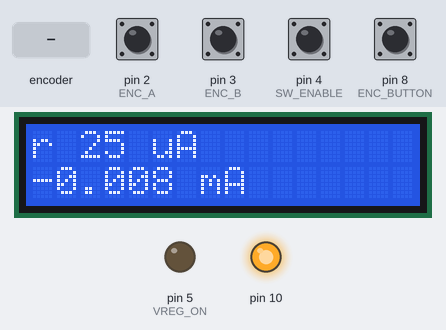
A sketch run on a simulated Arduino Nano, built with avr-gcc and run on an emulated ATmega328P. On the bench: 16×2 character LCD, output pins drawn as LEDs (lit = HIGH). Inputs (shaded band) come from the test bench; at power-on: pin 2 (ENC_A), pin 3 (ENC_B), pin 8 (ENC_BUTTON) HIGH, pin 4 (SW_ENABLE) LOW. EEPROM starts erased; pins used as bus, display or sensor lines are not drawn.

Above: at 1.2 s.
1.3 s: pin 4 (SW_ENABLE) pulled HIGH for 0.15 s
At 2.6 s:
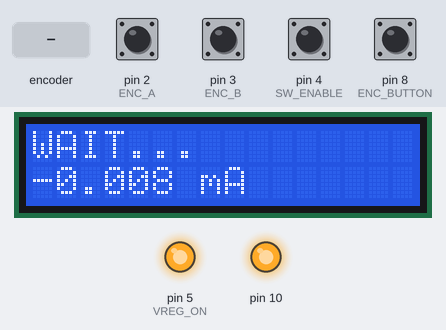
4.4 s: pin 8 (ENC_BUTTON) pulled LOW for 3.2 s
At 8.7 s:
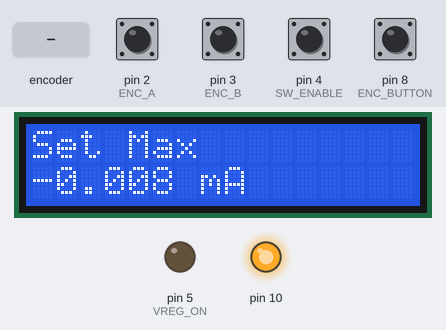
9.1 s: rotary encoder on pin 2 (ENC_A) / pin 3 (ENC_B) turned 3 steps (first pin leading)
At 9.9 s:
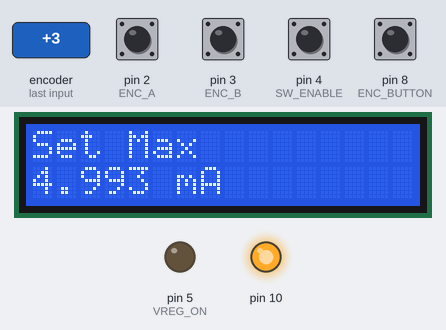
11.2 s: pin 4 (SW_ENABLE) pulled HIGH for 1 s
At 12.0 s:
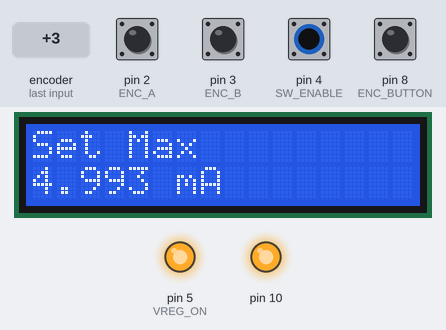
13.7 s: rotary encoder on pin 2 (ENC_A) / pin 3 (ENC_B) turned 1 step (first pin leading)
At 16.7 s:
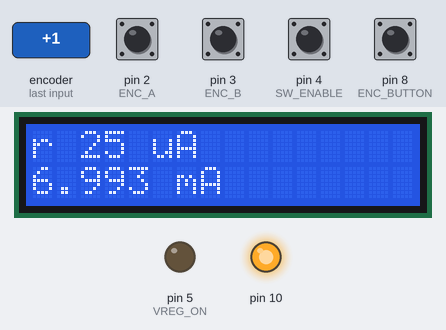
16.9 s: pin 8 (ENC_BUTTON) pulsed LOW 5 times (0.12 s each, 0.3 s apart)
At 17.77 s:
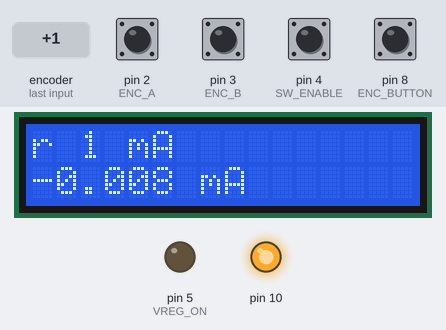
Timing chart, 0 to 19.9 s (numbered marks = the images above; inputs shaded):
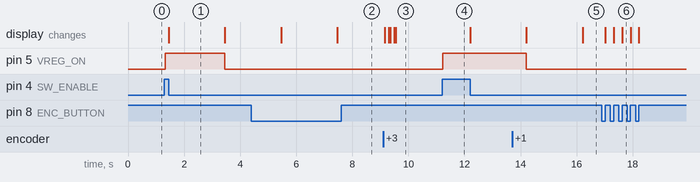

The sketch:

CurrentController.ino
```cpp
// Current Controller Software v1.1
// For hardware v1.0


#include <SPI.h>
#include <EEPROM.h>
#include <LiquidCrystal.h>


// "serial number" for the current controller you're programming.
// This is mostly for calibration of individual hardware...
// There is a configureCalibration() function which initializes
// relevant variables.

#define CONTROLLER_ID 10


#if CONTROLLER_ID == 0
	#define transferSlope 426.562
	#define transferOffset 153.620
#elif CONTROLLER_ID == 1
	#define transferSlope 427.024
	#define transferOffset 153.468
#elif CONTROLLER_ID == 2
	#define transferSlope 426.311
	#define transferOffset 153.734
#elif CONTROLLER_ID == 3
	#define transferSlope 427.674
	#define transferOffset 153.248
#elif CONTROLLER_ID == 4
	#define transferSlope 426.559
	#define transferOffset 153.646
#elif CONTROLLER_ID == 5
	#define transferSlope 426.098
	#define transferOffset 153.818
#elif CONTROLLER_ID == 6
	#define transferSlope 426.963
	#define transferOffset 153.504
#elif CONTROLLER_ID == 7
	#define transferSlope 426.846
	#define transferOffset 153.537
#elif CONTROLLER_ID == 8
	#define transferSlope 427.594
	#define transferOffset 153.270
#elif CONTROLLER_ID == 9
	#define transferSlope 426.311
	#define transferOffset 153.734
#elif CONTROLLER_ID == 10
	#define transferSlope 422.904
	#define transferOffset 154.956
#else
	// just in case... some sensible values.
	#define transferSlope 426.311
	#define transferOffset 153.734
#endif


/***********************************
CurrentController
************************************/
#define SW_ENABLE 4  // frontpanel switch
#define VREG_ON 5    // vreg enable pin
#define CS 9         // chip select pin

// Analog input channels...
#define MON_12V A4
#define MON_M12V A5
#define MON_VREG A6
#define MON_CURR A7

unsigned int dacVal; // global variable keeping track of dac value.
                     // Future feature... store in EEPROM at powerdown?

// Calibrated dacVal -> current in mA
//float transferSlope;
//float transferOffset;
//#define transferSlope

// dac Min and Max, will load actual values from eeprom during setup.
long dacMin = 0;
long dacMax = 65535;

// two bytes for EEPROM current limit address. MSB-formatted.
#define EEPROM_LIM_LOW 0
#define EEPROM_LIM_HI 1

// two bytes for EEPROM dac value. MSB-formatted.
#define EEPROM_CURR_LOW 2
#define EEPROM_CURR_HI 3

// keeps track of whether or not dac is switched off.
bool dacOff = 1;
/***********************************
Encoder
************************************/
#define ENC_A 2
#define ENC_B 3
#define ENC_BUTTON 8

// global variables for encoder
volatile bool encPrevState = 0;
volatile long encPos = 0;
long encPosLast = -999;

#define debounce 20  // debounce time
#define holdTime 2000 // hold time in ms

int encButton = LOW;  // encoder button value
int encButtonLast = LOW;  // previous button value
long encButtonDnTime;
long encButtonUpTime;
bool encWasHold;
bool limitMenu = 0;  // keeps track of if you're setting the limit or the actual current.
long savedEncPos;
long eepromEncPos;

int dacStepSize; // step size for current adjustment. will be initialized in setupConfiguration().


// Step sizes for current adjustment:
// Can toggle through these with the encoder pushbutton.

// If you add more step sizes, make sure to adjust ENCODER_TOTAL_STEPS!
// You also always get the "LSB" for free.
// ENCODER_TOTAL_STEPS should count the LSB size, too.
#define ENCODER_TOTAL_STEPS 5

// the first element of currentStepValues will actually be the LSB of the DAC.
float currentStepValues[ENCODER_TOTAL_STEPS] = {1.0, 0.010, 0.025, 0.100, 1.000}; // these should be in uA.

char* stepValues[ENCODER_TOTAL_STEPS] = {"LSB", "10 uA", "25 uA", "100 uA", "1 mA"};

int stepArray[ENCODER_TOTAL_STEPS]; // this will be initialized in the setupCalibration function,
                                    // to make sure it uses the right transfer function.

int stepIndex = 1;  // keeps track of which dacStepSize resolution you're at.
                    // defaults to smallest step value above LSB.


// interrupt routine for encoder
void encoder_interrupt(){
  bool currentState, dir;

  currentState = digitalRead(ENC_A);
  dir = digitalRead(ENC_B);


  if (dir == LOW){
    if(currentState == LOW && encPrevState == HIGH){
     encPos += dacStepSize;
    }
    else if (currentState == HIGH && encPrevState == LOW){
      encPos -= dacStepSize;
    }
  } else{
        if(currentState == LOW && encPrevState == HIGH){
     encPos -= dacStepSize;
    }
    else if (currentState == HIGH && encPrevState == LOW){
      encPos += dacStepSize;
    }
  }

  encPrevState = currentState;

  // make sure not out of bounds
  if ((encPos < dacMin) && !limitMenu){
     encPos = dacMin;
  } else if (encPos > dacMax){
    encPos = dacMax;
  } else if(encPos < 0){
    encPos = 0;
  }
}


/***********************************
LCD
************************************/
#define LCD_DATA4 14  // PC0
#define LCD_DATA5 15  // PC1
#define LCD_DATA6 16  // PC2
#define LCD_DATA7 17  // PC3

#define LCD_RS 7
#define LCD_EN 6

LiquidCrystal lcd(LCD_RS, LCD_EN, LCD_DATA4, LCD_DATA5, LCD_DATA6, LCD_DATA7);

// generic LCD print function.
void writeLCD(int line, char * buffer){
  lcd.setCursor(0,line);
  lcd.print(buffer);
  lcd.print("        ");
}

// prints dacStepSize resolution to LCD
void writeStepLCD(){
  lcd.setCursor(0, 0);
  lcd.print("r ");
  lcd.print(stepValues[stepIndex]);
  lcd.print("        ");
}

// prints current to LCD
void writeCurrentLCD(float val){
  lcd.setCursor(0,1);
  lcd.print(val, 3);
  lcd.print(" mA        ");
}


/***********************************
Misc Functions
************************************/

void writeDac(unsigned int val){

 digitalWrite(CS, LOW);
 SPI.transfer(lowByte(val >> 8));
 SPI.transfer(lowByte(val));
 digitalWrite(CS, HIGH);

 dacVal = val;

}

// Calculates dacVal -> current in mA, for display
float toCurrent(unsigned int dacWord){
        //transferSlope = 427.024;
   //   transferOffset = 153.468;
  return(transferOffset - dacWord/transferSlope);

}

// current in uA. must be integer.
unsigned int uAtoDacVal(float current){
  unsigned int tmpDacVal;
  tmpDacVal = (current*transferSlope + 0.5); // add 0.5 to round float, rather than truncate.
  return(tmpDacVal);
}


void encPressEvent(){

  // if you're in the limit menu, set dac limit and exit out to normal function.
  if(limitMenu){
    dacMin = encPos;	// set dac limit (dacMin = current max)

	EEPROM.write(EEPROM_LIM_LOW, lowByte(dacMin));
    EEPROM.write(EEPROM_LIM_HI, lowByte(dacMin >> 8));
    limitMenu = 0;

	dacStepSize = stepArray[stepIndex];
    writeStepLCD();

    // reset encoder & display to saved value before current limit menu
    encPos = savedEncPos;
    encPosLast = savedEncPos;
    float curr = toCurrent(savedEncPos);
    writeCurrentLCD(curr);

  }else{
   stepIndex++;
   if (stepIndex >= ENCODER_TOTAL_STEPS) stepIndex = 0;
   dacStepSize = stepArray[stepIndex];
   writeStepLCD();

  }
}


void encHoldEvent(){
  // temporarily set stepsize to 1 mA (largest value...)
  savedEncPos = encPos;
  encPos = dacMin;
  encPosLast = dacMin;
  dacStepSize = stepArray[ENCODER_TOTAL_STEPS - 1];	// largest step size...
  limitMenu = 1;
  writeLCD(0, "Set Max");

  // write old max value to display
  float curr = toCurrent(dacMin);
  writeCurrentLCD(curr);
}


/***********************************
Main program
************************************/

void setup(){
  // optional serial COM...
  //Serial.begin(9600);

  pinMode(CS, OUTPUT);
  pinMode(VREG_ON, OUTPUT);
  pinMode(SW_ENABLE, INPUT);
  pinMode(ENC_BUTTON, INPUT);

  // start with VREG turned off.
  digitalWrite(VREG_ON, LOW);
  digitalWrite(CS, HIGH);


    // read current setpoint from memory
    byte dacMinLowByte;
    byte dacMinHiByte;

    dacMinLowByte = EEPROM.read(EEPROM_LIM_LOW);
    dacMinHiByte = EEPROM.read(EEPROM_LIM_HI);
    dacMin += (long)dacMinLowByte;
    dacMin += (((long)dacMinHiByte) << 8);

   // lcd.print(dacMin);
  //  delay(2000);


    // initialize stepArray, then set dacStepSize accordingly.
    stepArray[0] = 1;	// LSB step size

    unsigned int convertedStepSize;
    for (int i = 1; i < ENCODER_TOTAL_STEPS; i++){
	    convertedStepSize = uAtoDacVal(currentStepValues[i]);
	    stepArray[i] =  convertedStepSize;
    }

    dacStepSize = stepArray[stepIndex];

	byte encPosLowByte;
	byte encPosHiByte;
	long eepromEncPos;
    encPosLowByte = EEPROM.read(EEPROM_CURR_LOW);
    encPosHiByte = EEPROM.read(EEPROM_CURR_HI);
    eepromEncPos += (long)encPosLowByte;
    eepromEncPos += (((long)encPosHiByte) << 8);
	encPos = eepromEncPos;
	//encPosLast = encPos;

  // attach interrupt routine for encoder
  attachInterrupt(0, encoder_interrupt, CHANGE);


  // set up SPI interface for communicating with DAC
  SPI.begin();
  SPI.setBitOrder(MSBFIRST);
  SPI.setClockDivider(SPI_CLOCK_DIV128);

  // read EEPROM to set dac minimum value (== current maximum)
 // dacMin = 0;

  //encPos = dacMax;    // reset encoder position...
  writeDac(dacMax);  // set dac to zero.


  // start LCD
  lcd.begin(16,2);
  writeLCD(0, stepValues[stepIndex]);

}


void loop(){

    /**********************
    Turns current on/off
    **********************/
    // Checks if switch is on.
    int tmpEn = digitalRead(SW_ENABLE);


    // if the switch is on but the dac was previously off...
    if(tmpEn == HIGH && dacOff){
      writeDac(encPos);
      delay(20);
      digitalWrite(VREG_ON, HIGH);
      dacOff = 0;
    }

    // if the switch is off but the DAC is still on...
    if (tmpEn == LOW && !dacOff){
      writeDac(dacMax);  // set dac to zero

      writeLCD(0, "WAIT...");
      delay(2000);
      digitalWrite(VREG_ON, LOW);
      dacOff = 1;

	  // persist value to EEPROM, if different from before...
	  if (encPos != eepromEncPos){
		EEPROM.write(EEPROM_CURR_LOW, lowByte(encPos));
		EEPROM.write(EEPROM_CURR_HI, lowByte(encPos >> 8));
		eepromEncPos = encPos;
	  }

      writeLCD(0,"OFF");
      delay(2000);
      writeStepLCD();

    }


    /**********************
    Checks for button press or hold

    our variables:

    #define debounce 20  // debounce time
    #define holdTime 2000 // hold time in ms

    int encButton = 0;  // encoder button value
    int encButtonLast = 0;  // previous button value
    long encButtonDnTime;
    long encButtonUpTime;
    bool encWasHold;

    **********************/

    encButton = digitalRead(ENC_BUTTON);  // logical polarity is reversed for this button...

    // tests for button pressed, and store the timestamp for the press event.
    if(encButton == LOW && encButtonLast == HIGH && (millis() - encButtonUpTime) > long(debounce)){
      encButtonDnTime = millis();
    }

     // tests for button released, and stores the timestamp for the release event
    if(encButton == HIGH && encButtonLast == LOW && (millis() - encButtonDnTime) > long(debounce)){
      if(encWasHold == false){
        encPressEvent();
      }else {
        // if it was a hold event, we didn't triger encPressEvent(). But, now we reset
        // the state so the next button press will have to check for a hold.
        encWasHold = false;
      }
      encButtonUpTime = millis();
    }

    // test for button hold.
    // if the button is held, trigger encHoldEvent(), and make sure not to trigger encPressEvent
    // when button released (ie, set encWasHold = true).
    if (encButton == LOW && (millis() - encButtonDnTime) > long(holdTime)){
      encHoldEvent();
      encWasHold = true;
      encButtonDnTime = millis();
    }

    encButtonLast = encButton;

    if (encPos != encPosLast){
		encPosLast = encPos;
		float curr = toCurrent(encPos);
		writeCurrentLCD(curr);


		// if the sucker is actually on, and you're not updating the current limit, update the DAC.
		if (tmpEn == HIGH && !limitMenu)  {
			writeDac(encPos);
			dacOff = 0;
		}
	}
}
```

Measured:
- after the input at 1.3 s, pin 5 (VREG_ON): LOW → HIGH at once, → LOW 2.1 s later; the display: changes after 0.15 s (image 1)
- after the input at 4.4 s, the display: first differs from a run without the input after 3.1 s (image 2)
- after the input at 9.1 s, the display: first changes after 0.05 s (image 3 shows a later state)
- after the input at 11.2 s, pin 5 (VREG_ON): LOW → HIGH at once
- after the input at 16.9 s, the display: first changes after 0.13 s (image 6 shows a later state)
- what the display in image 1 shows lasts 2.0 s, from 1.5 s to 3.5 s
